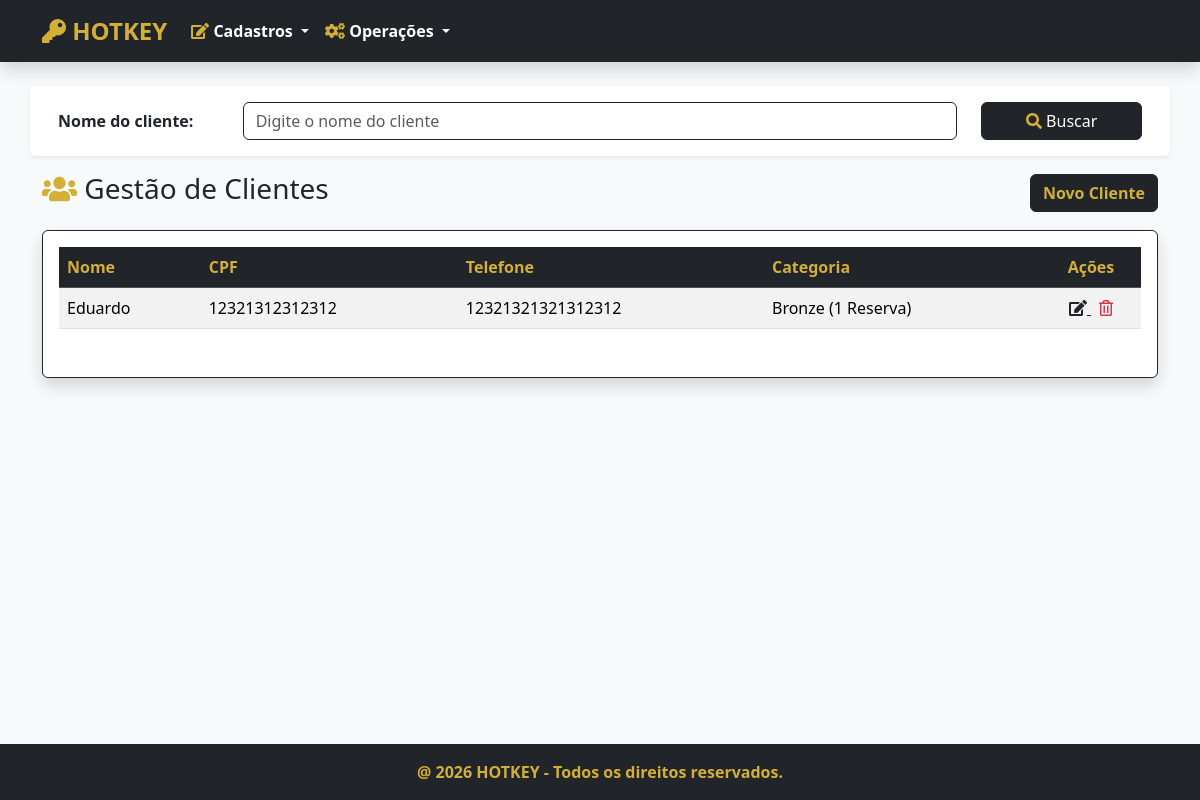
/clientes/, run on the app's committed database.
### clientes/models.py (models this page shows, shortened)
class Pessoa(models.Model):
    nome = models.CharField('Nome', max_length=100, help_text='Nome completo')
    cpf = models.CharField('CPF', max_length=14, unique=True, help_text='Apenas números ou formato 000.000.000-00')

class Cliente(Pessoa):
    CATEGORIA_CHOICES = [
        ('BRONZE', 'Bronze (1 Reserva)'),
        ('PRATA', 'Prata (2 Reservas)'),
        ('OURO', 'Ouro (3 Reservas)'),
    ]
    telefone = models.CharField('Telefone', max_length=20)
    categoria = models.CharField('Categoria', max_length=20, choices=CATEGORIA_CHOICES, default='BRONZE')
    class Meta:
        verbose_name = 'Cliente'
        verbose_name_plural = 'Clientes'

class Pessoa(models.Model):
    nome = models.CharField('Nome', max_length=100, help_text='Nome completo')
    cpf = models.CharField('CPF', max_length=14, unique=True, help_text='Apenas números ou formato 000.000.000-00')

### clientes/views.py (the view)
# urls.py: path('', ClienteListView.as_view(), name='clientes'),
class ClienteListView(ListView):
    model = Cliente
    template_name = 'clientes.html'
    def get_queryset(self):
        buscar = self.request.GET.get('buscar')
        qs = super(ClienteListView, self).get_queryset()
        if buscar:
            qs = qs.filter(nome__icontains=buscar)
        if qs.count() > 0:
            paginator = Paginator(qs, 5)
            listagem = paginator.get_page(self.request.GET.get('page'))
            return listagem
        else:
            return messages.info(self.request, 'Não existem clientes cadastrados!')

### clientes/templates/clientes.html (shortened to what this page needs)
{% extends 'index.html' %}
{% load django_bootstrap5 %}
{% block content %}
<section class="section mt-4">
    <div class="container">
        <form action="" method="GET">
            <div class="form-group row p-3 mb-3 bg-white shadow-sm rounded">
                <label class="col-sm-2 col-form-label fw-bold">Nome do cliente:</label>
                <div class="col-sm-8">
                    <input class="form-control border-dark" type="text" name="buscar" value="{{ request.GET.buscar }}" placeholder="Digite o nome do cliente">
                </div>
                <div class="col-sm-2">
                    <button type="submit" class="btn btn-dark w-100"><i class="fas fa-search text-gold"></i> Buscar</button>
                </div>
            </div>
        </form>
        <div class="d-flex justify-content-between align-items-center mb-3">
            <h3 class="text-dark"><i class="fas fa-users text-gold"></i> Gestão de Clientes</h3>
            <a href="{% url 'cliente_adicionar' %}" class="btn btn-dark text-gold fw-bold">Novo Cliente</a>
        </div>
        {% if object_list %}
        <div class="card shadow border-dark">
            <div class="card-body">
                <div class="table-responsive">
                    <table class="table table-hover table-striped">
                        <thead class="table-dark">
                            <tr>
                                <th class="text-gold">Nome</th>
                                <th class="text-gold">CPF</th>
                                <th class="text-gold">Telefone</th>
                                <th class="text-gold">Categoria</th>
                                <th style="width: 100px; text-align: center" class="text-gold">Ações</th>
                            </tr>
                        </thead>
                        <tbody>
                            {% for cliente in object_list %}
                            <tr>
                                <td>{{ cliente.nome }}</td>
                                <td>{{ cliente.cpf }}</td>
                                <td>{{ cliente.telefone }}</td>
                                <td>{{ cliente.get_categoria_display }}</td>
                                <td style="text-align: center">
                                    <a href="{% url 'cliente_editar' cliente.pk %}" class="text-dark me-2" title="Editar">
                                        <i class="fas fa-edit"></i>
                                    </a>
                                    <a href="{% url 'cliente_apagar' cliente.pk %}" class="text-danger" title="Excluir">
                                        <i class="far fa-trash-alt"></i>
                                    </a>
                                </td>
                            </tr>
                            {% endfor %}
                        </tbody>
                    </table>
                </div>
            </div>
        </div>
        {% else %}
        <div class="alert alert-warning border-dark text-dark mt-4">
            <h5 class="m-0"><i class="fas fa-exclamation-triangle text-gold"></i> Não existem clientes cadastrados!</h5>
        </div>
        {% endif %}
    </div>
</section>
{% endblock %}

### home/templates/head.html (style rules this page uses)
body { background-color: #f8f9fa; }
.text-gold { color: #D4AF37 !important; }

### data on the page
Cliente: nome "Eduardo", cpf "12321312312312", telefone "12321321321312312", categoria "Bronze (1 Reserva)"
